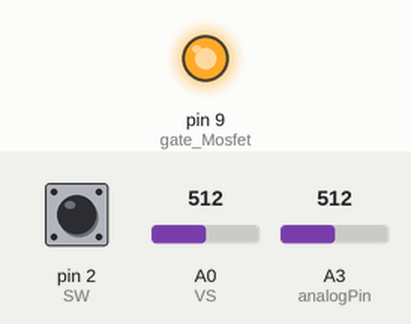
The sketch below on a simulated Arduino Uno, built with avr-gcc and run on an emulated ATmega328P. On the bench: output pins drawn as LEDs (lit = HIGH). The test bench sets the inputs (shaded band); at power-on: pin 2 (SW) HIGH, A0 (VS) = 512, A3 (analogPin) = 512. Storage starts empty; what the sketch prints to the serial monitor is not drawn.

Above: at 0.1 s.
Timing chart, 0 to 1.6 s (numbered marks = the images above):
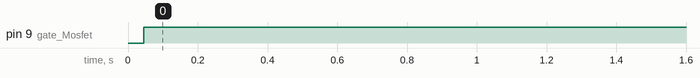

The sketch:

transformacion_noStop_Datalogger.ino
```cpp
//SD library (Program -> Include Library -> Manage Libraries -> SD library)
// - Supports FAT16 and FAT32.
// - Uses 8.3 names for files.
//      - Filename should be no longer than 8 characters.
//      - Extension should be 3 (.TXT)
// - Uses SPI communication protocol (pins: 11, 12, 13 Arduino Uno).
// - Additionally uses Chip Select pin, to select the SD card (pin: 10 most Arduinos).
//      - If CS hardware pin is not selected, it should be left as output anyway.
//--------------------------------------------------------------------------------------
//SPI library
// - Synchronous protocol.
// - Lines:
//      - MISO - line to send data to the master.
//      - MOSI - master line to send data to the peripherals.
//      - SCK  - serial clock.
//      - CS   - chip select.
// - Considerations
//      - Maximum SPI speed a device can use.
//      - LSB or MSB shifting?
//      - Data idle at rising or falling edge?
//--------------------------------------------------------------------------------------
#include <SD.h>
#include <SPI.h>

// Variables & Definitions
#define VS A0             // Voltage Source.
#define analogPin A3      // Potentiometer wiper (middle terminal) connected to analog pin 3.
#define SW 2              // Switch pin.
#define R1 2.2            // Resistor 2.2Ohms

bool chkVoltage = true;   // For checking source voltage.
float thisTime = 0;       // Current program timing.

// Electrincal values.
int val = 0;              // Variable to store read value.
int gate_Mosfet = 9;
float current = 0;
float vout = 0;
float vestoma = 0;
float VBOOST = 0;
float resistance = 1.0;
const int chipSelect = 10; // Check arduino hardware for SS pin.

void setup() {
  Serial.begin(9600);
  while (!Serial);

  pinMode(VS,        INPUT);
  pinMode(analogPin, INPUT);
  pinMode(SW,        INPUT);

  pinMode(gate_Mosfet, OUTPUT);

  digitalWrite(gate_Mosfet, LOW);

  Serial.println("Init SD card..."); // Initialize SD card.
  if (!SD.begin(chipSelect)) { Serial.println("Init failed"); return; }
  Serial.println("Init successful");

  Serial.println("Starting test...");
  Serial.println("Tiempo / Corriente / Voltaje / Resistencia / Switch");
}

void loop() {

  String datalog = "";

  val = analogRead(VS);         // Read voltage source.
  VBOOST = 5.0 * (val / 1023.0); // Measure boost voltage.
  chkVoltage = VBOOST > 2.1;

  digitalWrite(gate_Mosfet, HIGH);

  while (chkVoltage) {
    val = analogRead(VS);         // Read voltage source.
    VBOOST = 5.0 * (val / 1023.0); // Measure boost voltage.
    chkVoltage = VBOOST > 2.1;

    //1. Register time.
    datalog += (String) thisTime + ",";
    //Serial.print(thisTime);
    //Serial.print(",");

    //2. Current.
    val = analogRead(analogPin);
    vout = 5.0 * (val / 1023.0);
    current = vout * 1000 / R1;
    datalog += (String) current +  ","; // Not sure if it will output decimal values.
    //Serial.print(current * 1000, 4);
    //Serial.print(",");

    vestoma = VBOOST - vout;

    //3. Resistance.
    resistance = vestoma / current;
    datalog += (String) resistance + ",";
    //Serial.print(resistance, 4);
    //Serial.print(",");

    //4. Voltage.
    datalog += (String) VBOOST + ",";
    //Serial.print(VBOOST); // Voltage source.
    //Serial.print(",");

    //5. Switch.
    int expand = digitalRead(SW); // Read switch.
    datalog += (String) expand + ",";
    //Serial.println(expand);

    thisTime = millis();    // Register time end of loop.
  }
  digitalWrite(gate_Mosfet, LOW);

  // Once the string is complete. Create a file to store the string.
  File datalogFile = SD.open("datalog.txt", FILE_WRITE);
  if (datalogFile) {
    datalogFile.println(datalog);
    datalogFile.close();
    Serial.println(datalog);
  } else { Serial.println("error opening file"); }
}
```

Measured:
- by itself, pin 9 (gate_Mosfet): LOW → HIGH at 0.04 s
